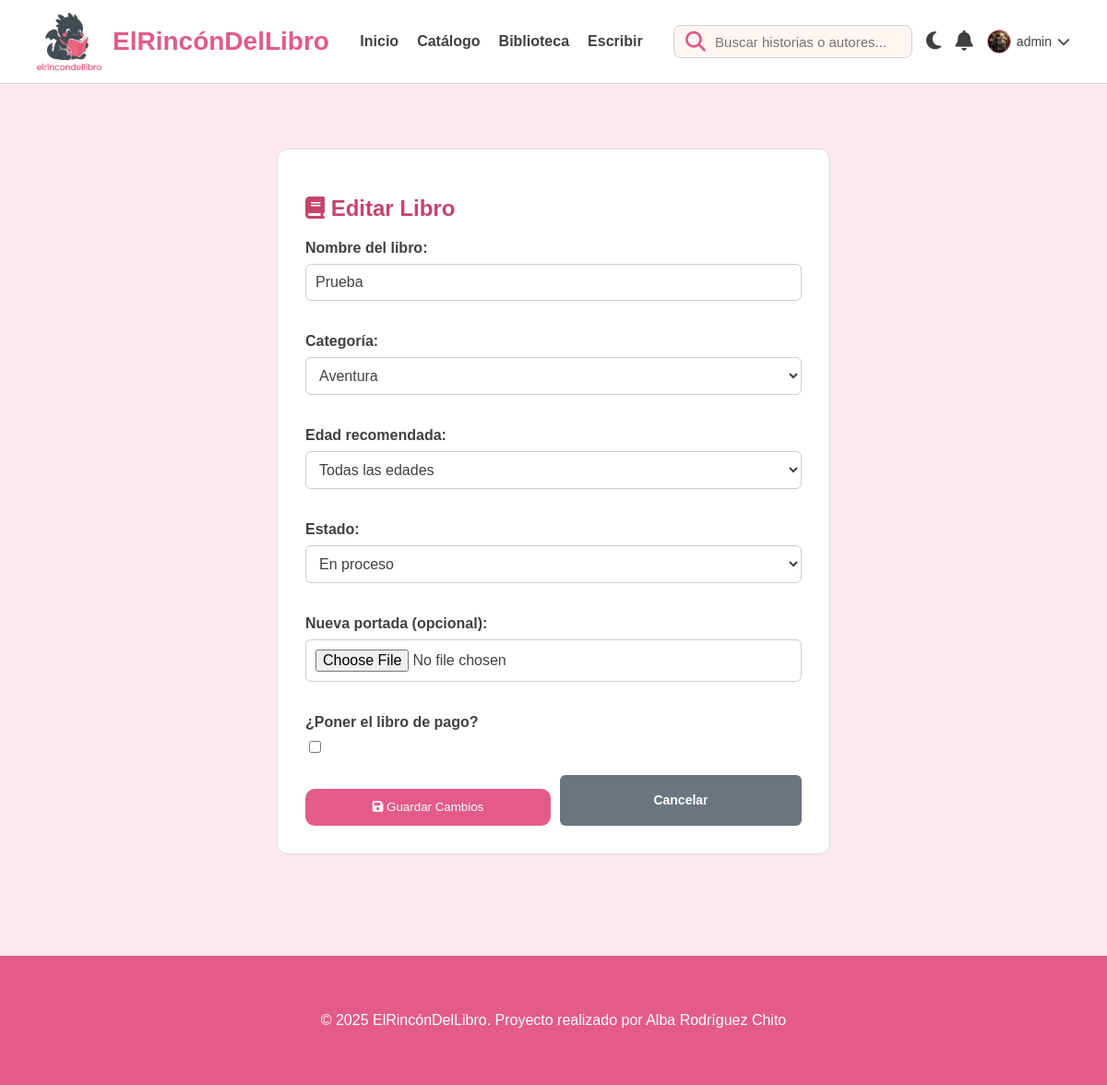
The app's page /editar_libro.php?id=2 (signed in) with its own data.
### tables this page shows
CREATE TABLE `usuarios` (
  `id_usuarios` int NOT NULL,
  `nombre` varchar(100) NOT NULL,
  `email` varchar(100) NOT NULL,
  `password` varchar(255) NOT NULL,
  `avatar` varchar(255) DEFAULT NULL,
  `bio` text,
  `activo` tinyint(1) DEFAULT '1',
  `fecha_registro` timestamp NULL DEFAULT CURRENT_TIMESTAMP,
  `monedas` decimal(10,2) DEFAULT '0.00'
);

CREATE TABLE `libros` (
  `id_libros` int NOT NULL,
  `usuario_id` int NOT NULL,
  `categoria_id` int DEFAULT NULL,
  `titulo` varchar(255) NOT NULL,
  `portada` varchar(255) DEFAULT NULL,
  `precio` decimal(8,2) DEFAULT '0.00',
  `fecha_creacion` timestamp NULL DEFAULT CURRENT_TIMESTAMP,
  `edad_recomendada` int DEFAULT '0',
  `estado` varchar(20) DEFAULT 'en_proceso'
);

CREATE TABLE `categorias` (
  `id_categorias` int NOT NULL,
  `nombre` varchar(50) NOT NULL
);

### src/editar_libro.php (the view, shortened to what this page needs)
<?php
include 'conexion.php';
$id_libro = isset($_GET['id']) ? (int)$_GET['id'] : 0;
$usuario_id = $_SESSION['usuario_id'];
$sql = "SELECT * FROM libros WHERE id_libros = $id_libro AND usuario_id = $usuario_id";
$res = $conexion->query($sql);
$libro = $res->fetch_assoc();
$categorias = $conexion->query("SELECT * FROM categorias ORDER BY nombre");
?>
<!DOCTYPE html>
<html lang="es">
<head>
    <link rel="stylesheet" href="CSS/style1.css">
    <link rel="stylesheet" href="https://cdnjs.cloudflare.com/ajax/libs/font-awesome/6.5.0/css/all.min.css">
</head>
<body>
    <?php include 'partials/header.php'; ?>
    <div class="container">
        <div class="card-form" style="max-width: 600px; margin: 50px auto; padding: 30px; border: 1px solid #ddd; border-radius: 12px; background: #fff;">
            <h2 style="color: var(--rosa-800); margin-bottom: 20px;">
                <i class="fa-solid fa-book"></i> Editar Libro
            </h2>
            <form action="procesar_edicion_libro.php" method="POST" enctype="multipart/form-data">
                <div style="margin-bottom: 20px;">
                    <label for="nuevo_titulo" style="display: block; margin-bottom: 8px; font-weight: bold;">Nombre del libro:</label>
                    <input type="text" id="nuevo_titulo" name="nuevo_titulo"
                           value="<?php echo htmlspecialchars($libro['titulo']); ?>"
                           class="input-field" required style="width: 100%; padding: 10px; border: 1px solid #ccc; border-radius: 6px;">
                </div>
                <div style="margin-bottom: 20px;">
                    <label for="categoria_id" style="display: block; margin-bottom: 8px; font-weight: bold;">Categoría:</label>
                    <select id="categoria_id" name="categoria_id" class="input-field" style="width: 100%; padding: 10px; border: 1px solid #ccc; border-radius: 6px;">
                        <?php while ($cat = $categorias->fetch_assoc()): ?>
                            <option value="<?php echo $cat['id_categorias']; ?>" <?php echo $libro['categoria_id'] == $cat['id_categorias'] ? 'selected' : ''; ?>><?php echo htmlspecialchars($cat['nombre']); ?></option>
                        <?php endwhile; ?>
                    </select>
                </div>
                <div style="margin-bottom: 20px;">
                    <label for="edad_recomendada" style="display: block; margin-bottom: 8px; font-weight: bold;">Edad recomendada:</label>
                    <select id="edad_recomendada" name="edad_recomendada" class="input-field" style="width: 100%; padding: 10px; border: 1px solid #ccc; border-radius: 6px;">
                        <option value="0" <?php echo $libro['edad_recomendada'] == 0 ? 'selected' : ''; ?>>Todas las edades</option>
                    </select>
                </div>
                <div style="margin-bottom: 20px;">
                    <label for="estado" style="display: block; margin-bottom: 8px; font-weight: bold;">Estado:</label>
                    <select id="estado" name="estado" class="input-field" style="width: 100%; padding: 10px; border: 1px solid #ccc; border-radius: 6px;">
                        <option value="en_proceso" <?php echo $libro['estado'] == 'en_proceso' ? 'selected' : ''; ?>>En proceso</option>
                    </select>
                </div>
                <div style="margin-bottom: 20px;">
                    <label for="portada" style="display: block; margin-bottom: 8px; font-weight: bold;">Nueva portada (opcional):</label>
                    <input type="file" id="portada" name="portada" accept="image/*" class="input-field" style="width: 100%; padding: 10px; border: 1px solid #ccc; border-radius: 6px;">
                </div>
                <div style="margin-bottom: 20px;">
                    <label style="display: block; margin-bottom: 8px; font-weight: bold;">¿Poner el libro de pago?</label>
                    <input type="checkbox" id="es_pago" name="es_pago" <?php echo $libro['precio'] > 0 ? 'checked' : ''; ?> onchange="togglePrecio()">
                </div>
                <div style="display: flex; gap: 10px;">
                    <button type="submit" class="btn-primary" style="flex: 1;">
                        <i class="fa-solid fa-floppy-disk"></i> Guardar Cambios
                    </button>
                    <a href="escribir.php" class="btn-secondary" style="flex: 1; text-align: center; text-decoration: none; line-height: 2.5; background: #6c757d; color: white; border-radius: 6px;">
                        Cancelar
                    </a>
                </div>
            </form>
        </div>
    </div>
    <?php include 'partials/footer.php'; ?>
</body>
</html>

### src/partials/header.php (shortened to what this page needs)
<?php
include 'conexion.php';
$nombre_usuario = isset($_SESSION['usuario_nombre']) ? $_SESSION['usuario_nombre'] : null;
$usuario_id = isset($_SESSION['usuario_id']) ? $_SESSION['usuario_id'] : null;
if ($usuario_id) {
    $avatar_url = 'img/user-default.png';
    $res_avatar = $conexion->query("SELECT avatar FROM usuarios WHERE id_usuarios = $usuario_id LIMIT 1");
    if ($res_avatar && $res_avatar->num_rows === 1) {
        $row = $res_avatar->fetch_assoc();
        if (!empty($row['avatar'])) {
            $avatar_url = $row['avatar'];
        }
    }
}
?>
<header class="header">
    <div class="container header-inner">
        <div class="header-left">
            <img src="img/dragon1.png" class="logo-dragon" alt="logo">
            <h1 class="logo-text">ElRincónDelLibro</h1>
        </div>
        <nav class="nav-menu">
            <a href="index.php">Inicio</a>
            <a href="catalogo.php">Catálogo</a>
            <a href="biblioteca.php">Biblioteca</a>
            <a href="escribir.php">Escribir</a>
        </nav>
        <div class="header-right">
            <form action="catalogo.php" method="GET" class="search-box">
                <i class="fa-solid fa-magnifying-glass search-icon"></i>
                <input type="text" name="search" placeholder="Buscar historias o autores..." value="<?php echo isset($_GET['search']) ? htmlspecialchars($_GET['search']) : ''; ?>">
            </form>
            <div class="dark-mode-switch" onclick="toggleDarkMode()" title="Cambiar modo">
                <i id="dark-icon" class="fa-solid fa-moon"></i>
            </div>
            <div class="notification-dropdown">
                <div class="notification-trigger" id="notifTrigger">
                    <i class="fa-solid fa-bell"></i>
                </div>
            </div>
            <?php if ($nombre_usuario): ?>
                <div class="user-menu">
                    <div class="user-trigger">
                        <div class="avatar-container">
                            <img src="<?php echo htmlspecialchars($avatar_url); ?>" alt="Usuario" class="img-login-header">
                        </div>
                        <span class="user-name-text"><?= htmlspecialchars($nombre_usuario) ?></span>
                        <i class="fa-solid fa-chevron-down icon-arrow"></i>
                    </div>
                </div>
            <?php else: ?>
                <a href="login.php" class="login-link"><i class="fa-solid fa-user"></i></a>
            <?php endif; ?>
        </div>
    </div>
</header>

### src/CSS/style1.css (style rules this page uses)
:root { --rosa-50: #FCE8ED; --rosa-200: #F7B7C8; --rosa-400: #F185A5; --rosa-600: #E35B87; --rosa-800: #C5446C; --crema: #FFF6F2; --gris-100: #F7F7F7; --gris-300: #D5D5D5; --gris-700: #404040; --max-width: 1200px; --color-fondo: var(--rosa-50); --color-texto: var(--gris-700); --color-blanco-elementos: #ffffff; --color-borde: var(--gris-300); --sombra: rgba(0, 0, 0, 0.1); }
* { box-sizing: border-box; }
body { margin: 0; background: var(--color-fondo); font-family: "Verdana", sans-serif; color: var(--color-texto); transition: background 0.3s ease, color 0.3s ease; }
img { display: block; max-width: 100%; }
.container { max-width: var(--max-width); margin: auto; padding: 20px 40px; }
.header { background: var(--color-blanco-elementos); backdrop-filter: blur(6px); border-bottom: 1px solid var(--color-borde); position: sticky; top: 0; z-index: 20; }
.header-inner { display: flex; justify-content: space-between; align-items: center; height: 90px; }
.header-left { display: flex; align-items: center; gap: 12px; }
.logo-dragon { width: 70px; }
.logo-text { font-size: 28px; font-weight: 700; color: var(--rosa-600); }
.nav-menu { display: flex; gap: 20px; }
.nav-menu a { text-decoration: none; color: var(--color-texto); font-size: 16px; font-weight: 600; }
.search-box { display: flex; align-items: center; background: var(--crema); border: 1px solid var(--color-borde); padding: 6px 12px; border-radius: 8px; }
.search-box input { border: none; outline: none; background: transparent; margin-left: 8px; font-size: 15px; color: var(--color-texto); }
.search-icon { color: var(--rosa-600); }
.header-right { display: flex; align-items: center; gap: 15px; font-size: 22px; color: var(--color-texto); }
.btn-primary { margin-top: 15px; background: var(--rosa-600); color: white; border: none; padding: 12px 20px; border-radius: 10px; cursor: pointer; transition: background 0.3s ease, transform 0.2s ease; }
.btn-secondary { background: var(--rosa-400); color: white; border: none; padding: 10px 18px; border-radius: 8px; font-family: "Verdana", sans-serif; font-size: 14px; font-weight: 600; cursor: pointer; transition: background 0.3s ease, transform 0.2s ease; display: inline-flex; align-items: center; justify-content: center; gap: 8px; }
.input-field { width: 100%; padding: 10px; background: var(--color-blanco-elementos); color: var(--color-texto); border: 1px solid var(--color-borde); border-radius: 8px; font-size: 16px; margin-bottom: 15px; }
.user-menu { position: relative; display: flex; align-items: center; }
.user-trigger { display: flex; align-items: center; gap: 6px; cursor: pointer; font-size: 14px; }
.avatar-container { width: 26px; height: 26px; min-width: 26px; min-height: 26px; border-radius: 50%; overflow: hidden; border: 1.5px solid var(--rosa-400); display: flex; align-items: center; justify-content: center; background: #fff; }
.img-login-header { width: 26px; height: 26px; object-fit: cover; }
.card-form { background: var(--color-blanco-elementos); padding: 20px; border-radius: 12px; margin-bottom: 30px; border: 1px solid var(--color-borde); }

### records on screen
usuarios: avatar (picture)
libros: nuevo_titulo "Prueba", categoria_id "Aventura", edad_recomendada "Todas las edades", estado "En proceso"

### other values on screen
$nombre_usuario "admin"
